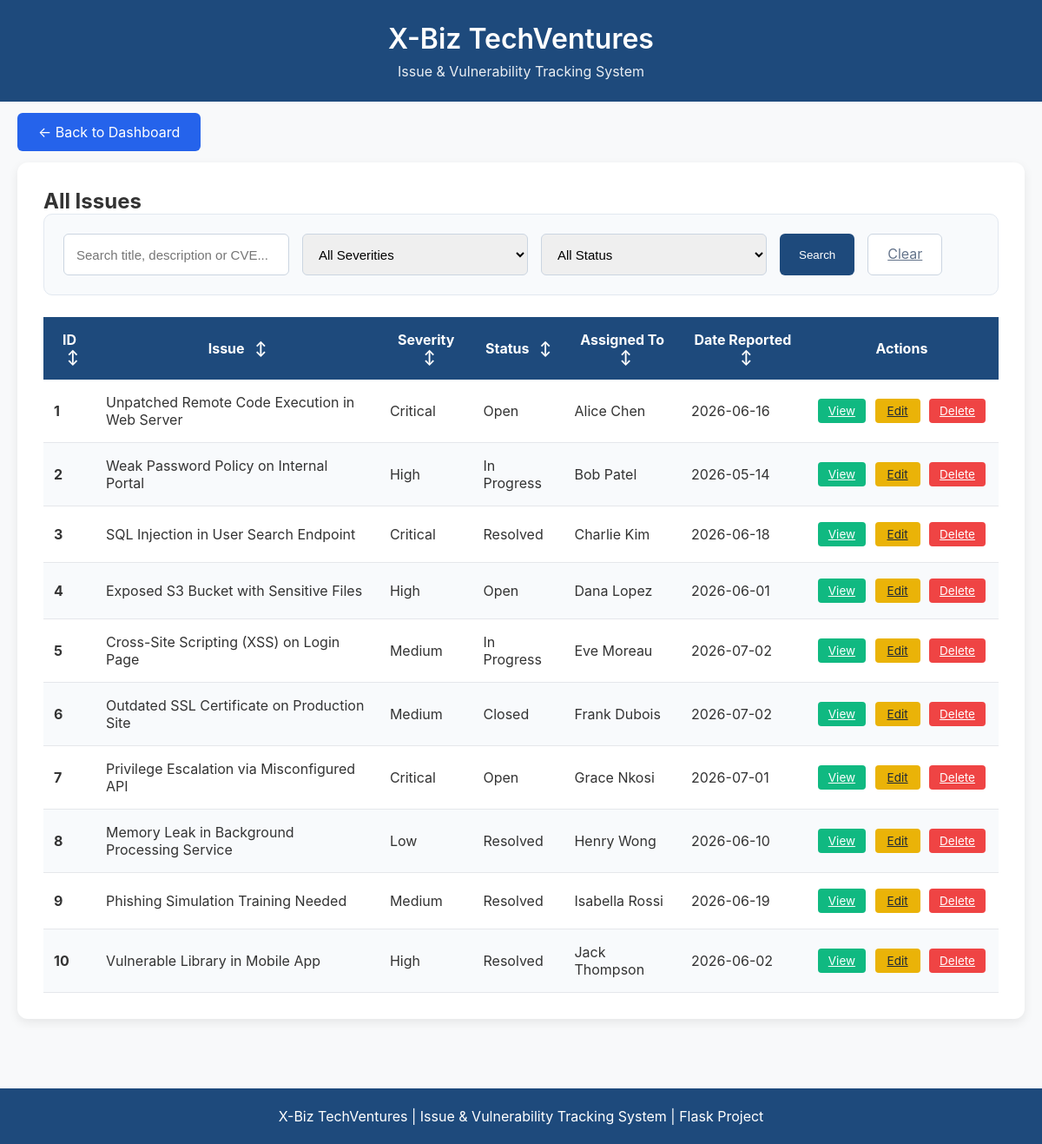
Page /issues on the committed database.
### tables this page shows
CREATE TABLE issues(
            id INTEGER PRIMARY KEY AUTOINCREMENT,
            title TEXT NOT NULL,
            description TEXT NOT NULL,
            severity TEXT NOT NULL,
            status TEXT NOT NULL,
            assigned_to TEXT,
            date_reported DATE,
            cve TEXT,
            remediation TEXT,
            created_at TIMESTAMP DEFAULT CURRENT_TIMESTAMP,
            last_updated TIMESTAMP DEFAULT CURRENT_TIMESTAMP
        );

### app.py (the view)
@app.route("/issues")
def view_issues():
    search = request.args.get('search', '').strip()
    severity_filter = request.args.get('severity', '')
    status_filter = request.args.get('status', '')
    connection = sqlite3.connect("issues.db")
    connection.row_factory = sqlite3.Row
    cursor = connection.cursor()
    query = "SELECT * FROM issues WHERE 1=1"
    params = []
    if search:
        query += " AND (title LIKE ? OR description LIKE ? OR cve LIKE ?)"
        params.extend([f"%{search}%", f"%{search}%", f"%{search}%"])
    if severity_filter:
        query += " AND severity = ?"
        params.append(severity_filter)
    if status_filter:
        query += " AND status = ?"
        params.append(status_filter)
    query += " ORDER BY id DESC"
    cursor.execute(query, params)
    issues = cursor.fetchall()
    connection.close()
    return render_template("view_issues.html", issues=issues, search=search, severity_filter=severity_filter, status_filter=status_filter)

### templates/view_issues.html (shortened to what this page needs)
<!DOCTYPE html>
<html lang="en">
<head>
</head>
<body>
<header>
    <h1>X-Biz TechVentures</h1>
    <p class="subtitle">Issue &amp; Vulnerability Tracking System</p>
</header>
<div class="nav">
    <a href="/" class="btn btn-primary" style="padding:12px 24px; background:#2563eb; color:white; text-decoration:none; border-radius:6px;">
        ← Back to Dashboard
    </a>
</div>
<div class="container">
    <div class="card">
        <h2>All Issues</h2>
        <div class="search-bar">
            <form method="GET" action="/issues" class="search-form">
                <input type="text" name="search" value="{{ search }}" placeholder="Search title, description or CVE...">
                <select name="severity">
                    <option value="">All Severities</option>
                </select>
                <select name="status">
                    <option value="">All Status</option>
                </select>
                <button type="submit" class="btn-search">Search</button>
                <a href="/issues" class="btn-clear">Clear</a>
            </form>
        </div>
        <table id="allIssuesTable">
            <thead>
                <tr>
                    <th onclick="sortTable(0, 'allIssuesTable')">ID <span class="arrow" id="arrow0">↕</span></th>
                    <th onclick="sortTable(1, 'allIssuesTable')">Issue <span class="arrow" id="arrow1">↕</span></th>
                    <th onclick="sortTable(2, 'allIssuesTable')">Severity <span class="arrow" id="arrow2">↕</span></th>
                    <th onclick="sortTable(3, 'allIssuesTable')">Status <span class="arrow" id="arrow3">↕</span></th>
                    <th onclick="sortTable(4, 'allIssuesTable')">Assigned To <span class="arrow" id="arrow4">↕</span></th>
                    <th onclick="sortTable(5, 'allIssuesTable')">Date Reported <span class="arrow" id="arrow5">↕</span></th>
                    <th class="center">Actions</th>
                </tr>
            </thead>
            <tbody>
                {% for item in issues|sort(attribute='id') %}
                <tr>
                    <td><strong>{{ item.id }}</strong></td>
                    <td>{{ item.title }}</td>
                    <td>{{ item.severity }}</td>
                    <td>{{ item.status }}</td>
                    <td>{{ item.assigned_to or "Not Assigned" }}</td>
                    <td>{{ item.date_reported or "N/A" }}</td>
                    <td class="actions-cell">
                        <a href="/view_issue/{{ item.id }}" class="btn-small btn-view">View</a>
                        <a href="/edit_issue/{{ item.id }}" class="btn-small btn-edit">Edit</a>
                        <a href="/delete_issue/{{ item.id }}" class="btn-small btn-delete" onclick="return confirm('Delete this issue?');">Delete</a>
                    </td>
                </tr>
                {% endfor %}
            </tbody>
        </table>
    </div>
</div>
<footer class="footer">
    X-Biz TechVentures | Issue &amp; Vulnerability Tracking System | Flask Project
</footer>
</body>
</html>

### templates/view_issues.html (style rules this page uses)
* { margin:0; padding:0; box-sizing:border-box; }
body { font-family:-apple-system,BlinkMacSystemFont,'Segoe UI',Roboto,sans-serif; background:#f8f9fa; color:#333; }
header { background:#1e4a7c; color:white; padding:25px 0; text-align:center; }
h1 { font-size:32px; font-weight:600; }
.subtitle { margin-top:8px; opacity:0.9; }
.nav { max-width:1400px; margin:25px auto; padding:0 20px; }
.container { max-width:1400px; margin:0 auto; padding:0 20px; }
.card { background:white; border-radius:12px; box-shadow:0 4px 12px rgba(0,0,0,0.08); padding:30px; }
.search-bar { background: #f8fafc; padding: 22px; border-radius: 10px; margin-bottom: 25px; border: 1px solid #e2e8f0; }
.search-form { display: flex; gap: 15px; flex-wrap: wrap; align-items: end; }
input[type="text"], select { padding: 12px 14px; border: 1px solid #cbd5e1; border-radius: 6px; font-size: 15px; width: 260px; height: 48px; }
.btn-search, .btn-clear { height: 48px; padding: 12px 22px; border-radius: 6px; }
.btn-search { background: #1e4a7c; color: white; border: none; }
.btn-clear { background: white; color: #64748b; border: 1px solid #cbd5e1; }
table { width:100%; border-collapse:collapse; }
th { background:#1e4a7c; color:white; padding:16px 12px; text-align:center; cursor:pointer; user-select: none; }
.arrow { margin-left: 8px; font-size: 16px; }
td { padding:16px 12px; border-bottom:1px solid #e5e7eb; }
tr:nth-child(even) { background:#f8fafc; }
.actions-cell { text-align: center; white-space: nowrap; }
.btn-small { padding:6px 12px; font-size:13.5px; border-radius:4px; margin:2px 3px; display: inline-block; min-width: 52px; }
.btn-view { background:#10b981; color:white; }
.btn-edit { background:#eab308; color:#1f2937; }
.btn-delete { background:#ef4444; color:white; }
.footer { margin-top:80px; background:#1e4a7c; color:white; text-align:center; padding:22px; }

### rows in the picture
issues: id "1", title "Unpatched Remote Code Execution in Web Server", severity "Critical", status "Open", assigned_to "Alice Chen", date_reported "2026-06-16"
issues: id "2", title "Weak Password Policy on Internal Portal", severity "High", status "In Progress", assigned_to "Bob Patel", date_reported "2026-05-14"
issues: id "3", title "SQL Injection in User Search Endpoint", severity "Critical", status "Resolved", assigned_to "Charlie Kim", date_reported "2026-06-18"
issues: id "4", title "Exposed S3 Bucket with Sensitive Files", severity "High", status "Open", assigned_to "Dana Lopez", date_reported "2026-06-01"
issues: id "5", title "Cross-Site Scripting (XSS) on Login Page", severity "Medium", status "In Progress", assigned_to "Eve Moreau", date_reported "2026-07-02"
issues: id "6", title "Outdated SSL Certificate on Production Site", severity "Medium", status "Closed", assigned_to "Frank Dubois", date_reported "2026-07-02"
issues: id "7", title "Privilege Escalation via Misconfigured API", severity "Critical", status "Open", assigned_to "Grace Nkosi", date_reported "2026-07-01"
issues: id "8", title "Memory Leak in Background Processing Service", severity "Low", status "Resolved", assigned_to "Henry Wong", date_reported "2026-06-10"
issues: id "9", title "Phishing Simulation Training Needed", severity "Medium", status "Resolved", assigned_to "Isabella Rossi", date_reported "2026-06-19"
issues: id "10", title "Vulnerable Library in Mobile App", severity "High", status "Resolved", assigned_to "Jack Thompson", date_reported "2026-06-02"
